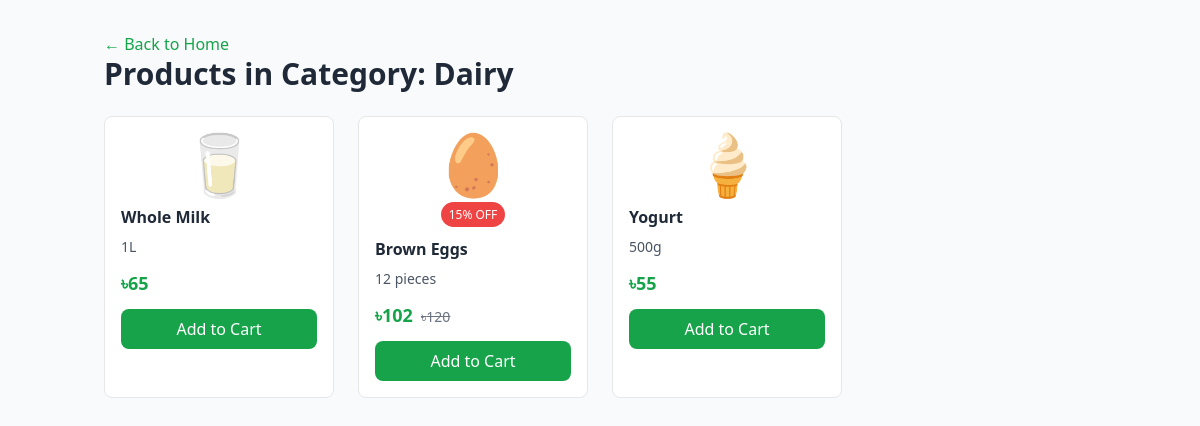
Page /categories.php?category=Dairy on the committed database.
### tables this page shows
CREATE TABLE IF NOT EXISTS products (
  id INT AUTO_INCREMENT PRIMARY KEY,
  name VARCHAR(200) NOT NULL,
  price INT NOT NULL,
  unit VARCHAR(50),
  image VARCHAR(500),
  category VARCHAR(100),
  discount INT DEFAULT 0,
  created_at TIMESTAMP DEFAULT CURRENT_TIMESTAMP
);

### categories.php (the view, shortened to what this page needs)
<?php
require_once "db.php";
$category = isset($_GET['category']) ? trim($_GET['category']) : '';
?><!DOCTYPE html>
<html lang="en">
<head>
    <script src="https://cdn.tailwindcss.com"></script>
</head>
<body class="bg-gray-50 font-sans">
    <div class="container mx-auto px-4 py-8">
        <a href="index.php" class="text-green-600 hover:underline">&larr; Back to Home</a>
        <h2 class="text-3xl font-bold text-gray-800 mb-6">Products in Category: <?php echo htmlspecialchars($category); ?></h2>
        <div class="grid grid-cols-1 sm:grid-cols-2 md:grid-cols-3 lg:grid-cols-4 gap-6">
        <?php
        if ($category) {
            $stmt = $conn->prepare("SELECT id, name, price, unit, image, discount FROM products WHERE category LIKE ?");
            $like = "%$category%";
            $stmt->bind_param("s", $like);
            $stmt->execute();
            $res = $stmt->get_result();
            if ($res->num_rows > 0) {
                while ($row = $res->fetch_assoc()) {
                    $discountPrice = $row['discount'] > 0 ? round($row['price'] * (1 - $row['discount'] / 100)) : null;
                    echo "<div class='bg-white border border-gray-200 rounded-lg p-4 hover:shadow-lg transition-shadow'>";
                    echo "<div class='text-center mb-3'><div class='text-6xl mb-2'>" . htmlspecialchars($row['image']) . "</div>";
                    if ($row['discount'] > 0) echo "<span class='bg-red-500 text-white text-xs px-2 py-1 rounded-full'>{$row['discount']}% OFF</span>";
                    echo "</div>";
                    echo "<h4 class='font-semibold text-gray-800 mb-2'>" . htmlspecialchars($row['name']) . "</h4>";
                    echo "<p class='text-sm text-gray-600 mb-3'>" . htmlspecialchars($row['unit']) . "</p>";
                    echo "<div class='flex items-center justify-between mb-3'><div>";
                    if ($discountPrice) {
                        echo "<span class='text-lg font-bold text-green-600'>৳$discountPrice</span> <span class='text-sm text-gray-500 line-through ml-1'>৳" . htmlspecialchars($row['price']) . "</span>";
                    } else {
                        echo "<span class='text-lg font-bold text-green-600'>৳" . htmlspecialchars($row['price']) . "</span>";
                    }
                    echo "</div></div>";
                    echo "<form method='post' action='api/add_to_cart.php'>";
                    echo "<button type='submit' class='w-full bg-green-600 text-white py-2 rounded-lg hover:bg-green-700 transition-colors font-medium'>Add to Cart</button>";
                    echo "</form>";
                    echo "</div>";
                }
            } else {
                echo "<div class='col-span-full text-center text-gray-500 text-lg'>No products found in this category.</div>";
            }
        } else {
            echo "<div class='col-span-full text-center text-gray-500 text-lg'>No category selected.</div>";
        }
        ?>
        </div>
    </div>
</body>
</html>

### rows in the picture
products: image "🥛", name "Whole Milk", unit "1L", price "65"
products: image "🥚", discount "15", name "Brown Eggs", unit "12 pieces", discountPrice "102", price "120"
products: image "🍦", name "Yogurt", unit "500g", price "55"

### other values in the picture
$category "Dairy"
